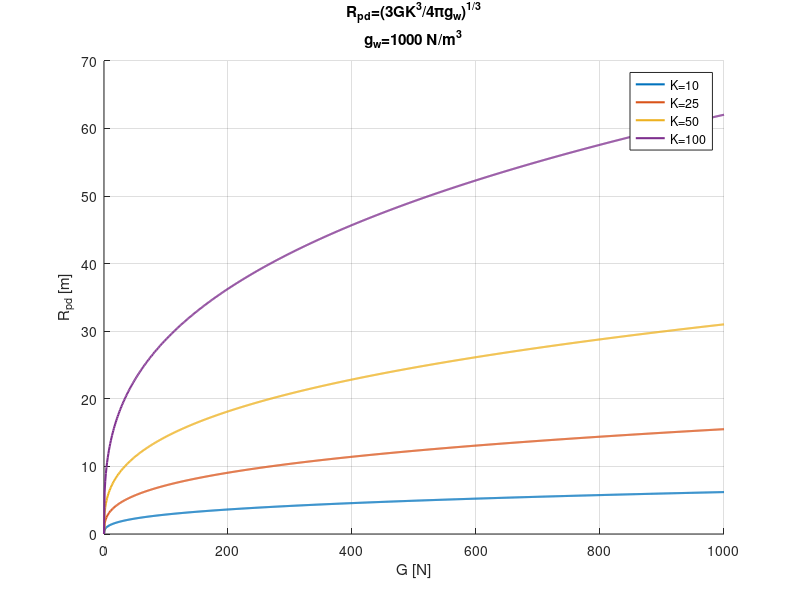

MATLAB code for this plot:
%% 
% $R_{pd}$ in function of warhead  weight
% 
% $$R_{pd} =\sqrt[3]{G\frac{K^3 }{\frac{4}{3}\pi g_w }}\ \$$

gw=1000; %example of gw factor value
G=linspace(0,1000,1000); %create G vector
K=[10 25 50 100]; %K factor vector

%plotting figure
figure
hold on
grid on
xlabel('G [N]')
ylabel('R_p_d [m]')
title({'R_p_d=(3GK^3/4πg_w)^{1/3}','g_w=1000 N/m^3'})

%calculate R function for all K values
for i=1:length(K)
    R=(G.*K(i).^3/(4/3*pi*gw)).^(1/3);
    plot(G,R,'LineWidth',1.5)
end
legend('K=10','K=25','K=50','K=100')